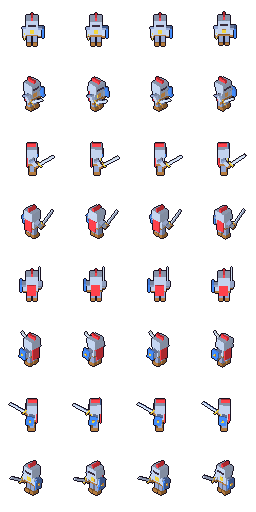
#> input picture assets/characters/test3d/idle.png, 256 x 512 px, found by its file name
$ python options_short.py
#> lines starting #> are read from the running program, lines starting #| are printed output that depends on the picture
"""$0 preview: short sword beside the body, pixels the body's size, with and without a hand. Output: options_short.png. Run from the project root."""
from pathlib import Path
from PIL import Image, ImageDraw, ImageFont, ImageOps
OUT = Path(__file__).parent
BODY = Image.open("assets/game/characters/pixel_plains/idle.png").convert("RGBA").crop((0, 0, 12, 17))
SWORD1 = Image.open("/home/matcry/Developer/BossFight/docs/assets/PNA-art/Sword1.png").convert("RGBA")
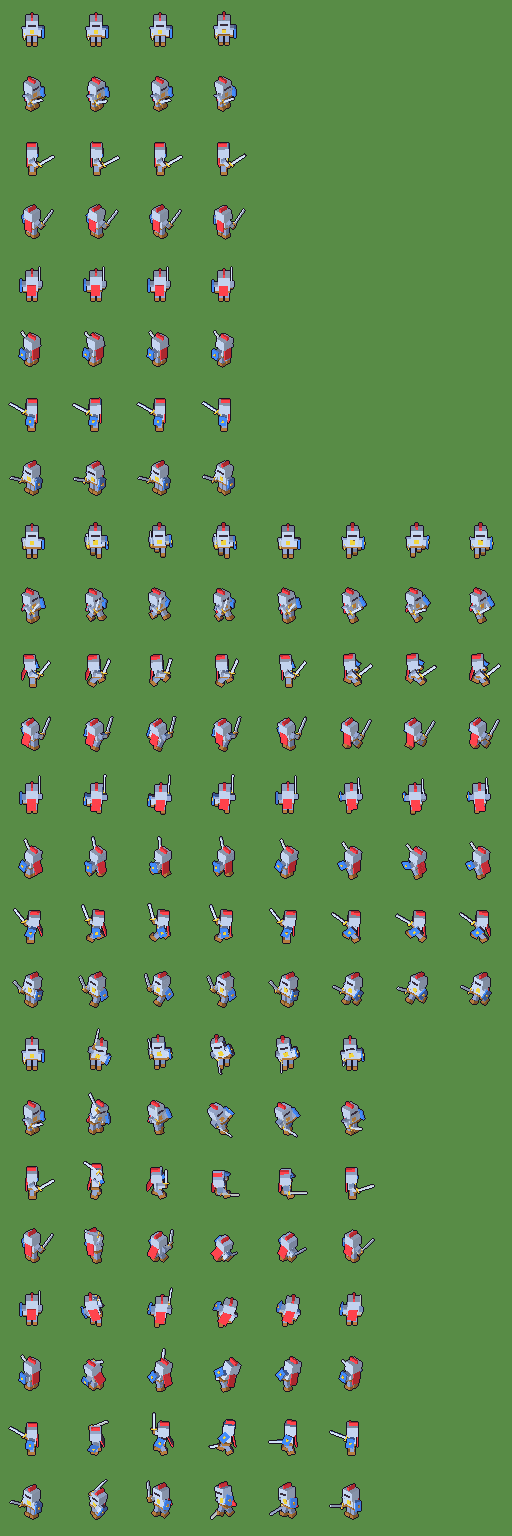
#> input picture assets/characters/test3d/contact_sheet_4x.png, 2048 x 6144 px, given in place of Sword1.png, which was not available (shown at 1/4 size)
#> SWORD1 is the input picture: PIL image 2048x6144 RGBA; mean R, G, B, A 92.8, 137.7, 76.6, 255
PAL = {"a": "#392a4e", "d": "#d2ccd6", "e": "#fefdff", "c": "#150734", "h": "#524179", "x": "#fff372", "i": "#53450c", "k": "#0e0021"}
SHORT = [".......aaa", "......aeea", ".....aedea", "....aedea.", ".c.aedea..", "..hxdea...", "..cixa....", ".ii.ch....", ".i...c....", "k........."]
HAND = [".kk.", "keek", "keek", ".kk."]
N = 48
ANGLES = [(0, "right"), (20, "right, a bit up"), (45, "up-right"), (90, "up"), (-90, "down"), (135, "up-left"), (180, "left")]

def grid(rows, pal=PAL):
    im = Image.new("RGBA", (len(rows[0]), len(rows)), (0, 0, 0, 0))
    for y, r in enumerate(rows):
        for x, ch in enumerate(r):
            if ch != ".":
                im.paste(pal[ch], (x, y, x + 1, y + 1))
    return im

def pad(im, grip, size=N):
#> called with grip = (2, 7), size = 48
    c = Image.new("RGBA", (size, size), (0, 0, 0, 0))
#> c: PIL image 48x48 RGBA; every value is 0
    c.paste(im, (size // 2 - grip[0], size // 2 - grip[1]))
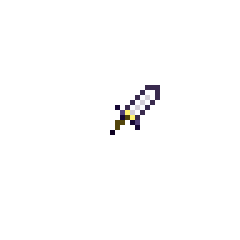
#> c: PIL image 48x48 RGBA (shown 5 times larger); mean R, G, B, A 2.2, 2, 2.1, 4.3; transparent parts drawn white
    return c

def scale2x(im):
    w, h = im.size
    p = im.load()
    out = Image.new("RGBA", (w * 2, h * 2))
    o = out.load()
    for y in range(h):
        for x in range(w):
            b, d, e, f, g = p[x, max(y - 1, 0)], p[max(x - 1, 0), y], p[x, y], p[min(x + 1, w - 1), y], p[x, min(y + 1, h - 1)]
            e0, e1, e2, e3 = e, e, e, e
            if b != g and d != f:
                e0 = d if d == b else e
                e1 = f if b == f else e
                e2 = d if d == g else e
                e3 = f if g == f else e
            o[2 * x, 2 * y], o[2 * x + 1, 2 * y], o[2 * x, 2 * y + 1], o[2 * x + 1, 2 * y + 1] = e0, e1, e2, e3
    return out

SW = pad(grid(SHORT), (2, 7))
def short(a):
    big = scale2x(scale2x(scale2x(SW))).rotate(a - 45, Image.NEAREST)
    return big.resize((N, N), Image.NEAREST, box=(0, 0, N * 8, N * 8))
FIST = grid(HAND, {"k": "#1c2233", "e": "#ffffff"}).resize((12, 12), Image.NEAREST)

CELL, ZOOM, LABEL = 120, 2, 300
font = ImageFont.load_default(size=22)
small = ImageFont.load_default(size=18)
ROWS = [("TODAY", "long sword, across the belly", "today"), ("1  Short, no hand", "sword beside the body", "short"), ("2  Short, small hand", "sword held in a fist", "hand")]
sheet = Image.new("RGBA", (LABEL + CELL * ZOOM * len(ANGLES), 44 + CELL * ZOOM * len(ROWS)), "#22262b")
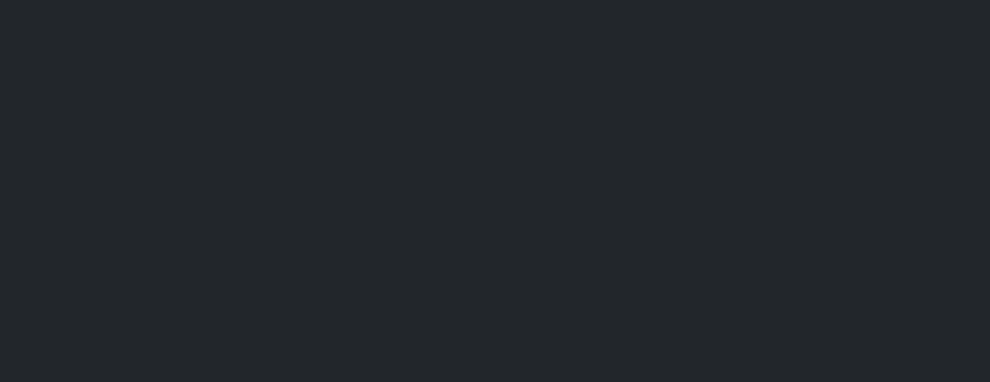
#> sheet: PIL image 1980x764 RGBA (shown at 1/2 size); mean R, G, B, A 34, 38, 43, 255
dr = ImageDraw.Draw(sheet)
for i, (_, name) in enumerate(ANGLES):
    dr.text((LABEL + i * CELL * ZOOM + 50, 10), name, font=small, fill="#dddddd")
for r, (title, sub, kind) in enumerate(ROWS):
    y0 = 44 + r * CELL * ZOOM
    dr.text((12, y0 + 90), title, font=font, fill="#ffffff")
    dr.text((12, y0 + 122), sub, font=small, fill="#bbbbbb")
    for c, (a, _) in enumerate(ANGLES):
        cell = Image.new("RGBA", (CELL, CELL), "#3e8052")
        ImageDraw.Draw(cell).ellipse((40, 90, 80, 104), fill="#1f4a30")
        cell.alpha_composite(BODY.resize((36, 51), Image.NEAREST), (42, 45))
        layer = Image.new("RGBA", (CELL, CELL), (0, 0, 0, 0))
        if kind == "today":
            art = pad(SWORD1, (10, 21), 64).resize((128, 128), Image.NEAREST).rotate(a - 45, Image.NEAREST)
            layer.paste(art, (69 - 64, 81 - 64))
        else:
            left = abs(a) > 90
            art = short(180 - a if left else a)
            if left:
                art = ImageOps.mirror(art)
            art = art.resize((N * 3, N * 3), Image.NEAREST)
            gap = 3 if a == -90 else 0                 # pointing down: blade clears the body
            gx, gy = (42 - gap if left else 78 + gap), 78   # touching the body's side, on its 3 px grid
            layer.paste(art, (gx - N * 3 // 2, gy - N * 3 // 2))
            if kind == "hand":
                layer.alpha_composite(FIST, (gx - 6, gy - 6))
        cell.alpha_composite(layer)
        sheet.paste(cell.resize((CELL * ZOOM, CELL * ZOOM), Image.NEAREST), (LABEL + c * CELL * ZOOM, y0))
#> this loop made 3 passes
#> y0 on passes 2 to 3: 284, 524
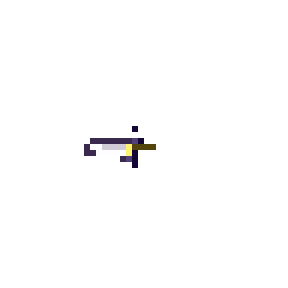
#> art: PIL image 144x144 RGBA (shown 2 times larger); mean R, G, B, A 1.9, 1.7, 1.9, 3.9; transparent parts drawn white
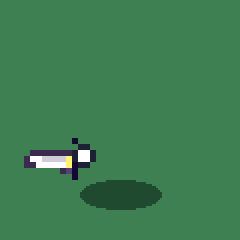
#> cell: PIL image 120x120 RGBA (shown 2 times larger); mean R, G, B, A 62.6, 126, 82.2, 255
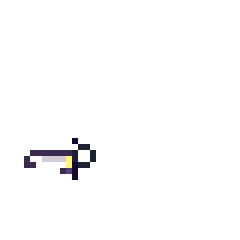
#> layer: PIL image 120x120 RGBA (shown 2 times larger); mean R, G, B, A 3.2, 3.1, 3.4, 6.5; transparent parts drawn white
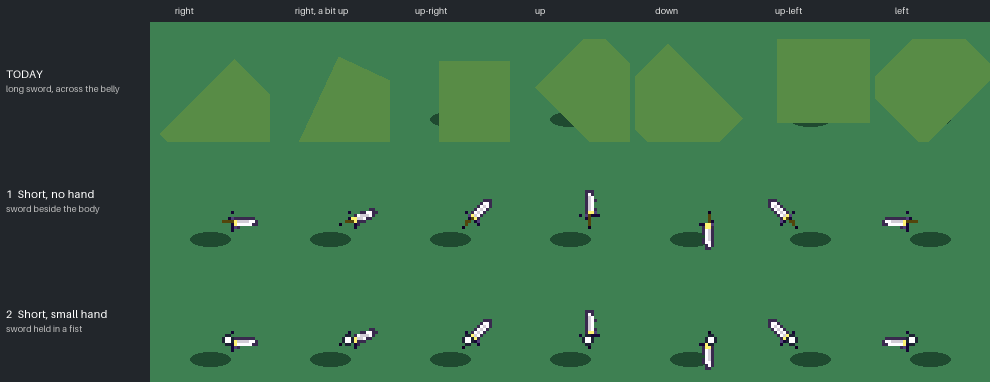
#> sheet: PIL image 1980x764 RGBA (shown at 1/2 size); mean R, G, B, A 60.5, 110.9, 73.3, 255
sheet.convert("RGB").save(OUT / "options_short.png")
